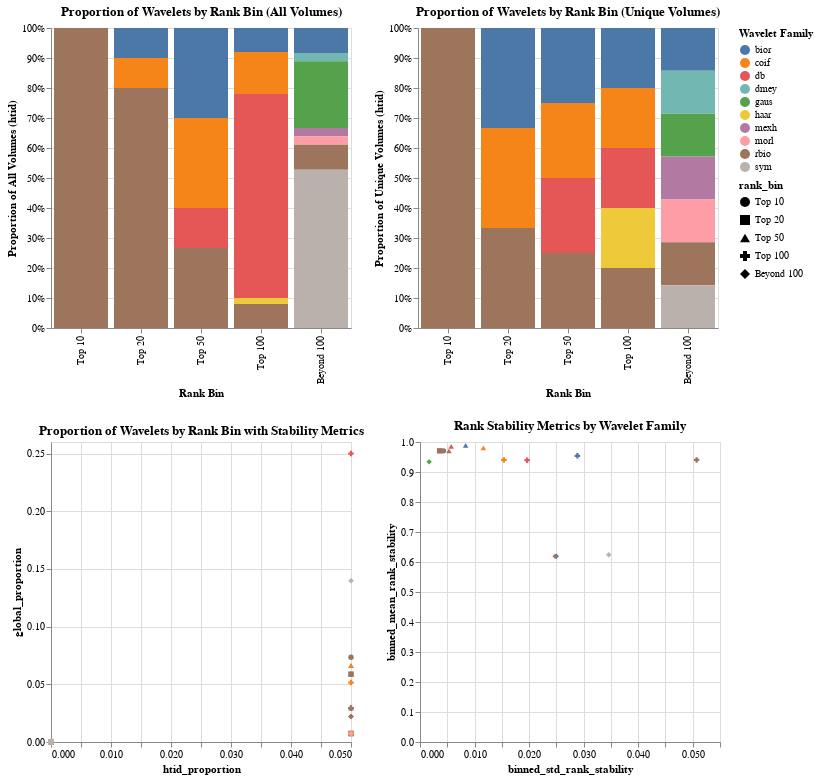

Here is the notebook cell this chart was saved with:
### Code cell
selection = alt.selection_multi(fields=['wavelet_family'], bind='legend')
# Create a bar chart to include rank stability metrics
global_chart = alt.Chart(rank_bin_summary).mark_bar().encode(
    x=alt.X('rank_bin:N', title='Rank Bin', sort=sort_order),
    y=alt.Y('global_proportion:Q', title='Proportion of All Volumes (htid)', stack='normalize'),
    color=alt.Color('wavelet_family:N', title='Wavelet Family', scale=alt.Scale(scheme='tableau10')),
    tooltip=[
        'wavelet_family',
        'rank_bin',
        'binned_count',
        'global_proportion',
        'binned_unique_htid',
        'htid_proportion',
        'binned_mean_rank_stability',
        'binned_std_rank_stability'
    ],
	opacity=alt.condition(selection, alt.value(1), alt.value(0.2))
).add_params(selection).properties(
    title='Proportion of Wavelets by Rank Bin (All Volumes)',
    width=300,
    height=300
)
global_chart

htid_chart = alt.Chart(rank_bin_summary).mark_bar().encode(
    x=alt.X('rank_bin:N', title='Rank Bin', sort=sort_order),
    y=alt.Y('htid_proportion:Q', title='Proportion of Unique Volumes (htid)', stack='normalize'),
    color=alt.Color('wavelet_family:N', title='Wavelet Family', scale=alt.Scale(scheme='tableau10')),
    tooltip=[
        'wavelet_family',
        'rank_bin',
        'binned_count',
        'global_proportion',
        'binned_unique_htid',
        'htid_proportion',
        'binned_mean_rank_stability',
        'binned_std_rank_stability'
    ],
	opacity=alt.condition(selection, alt.value(1), alt.value(0.2))
).add_params(selection).properties(
    title='Proportion of Wavelets by Rank Bin (Unique Volumes)',
    width=300,
    height=300
)

# Scatter plot for rank stability metrics
htid_global_chart = alt.Chart(rank_bin_summary).mark_point(filled=True).encode(
    x='htid_proportion:Q',
    y='global_proportion:Q',
    color='wavelet_family:N',
    tooltip=[
        'wavelet_family',
        'rank_bin',
        'binned_count',
        'global_proportion',
        'binned_unique_htid',
        'htid_proportion',
        'binned_mean_rank_stability',
        'binned_std_rank_stability'
    ],
    shape=alt.Shape('rank_bin:N', sort=sort_order),
	opacity=alt.condition(selection, alt.value(1), alt.value(0.2))
).add_params(selection).properties(
    title='Proportion of Wavelets by Rank Bin with Stability Metrics',
    width=300,
    height=300
)

stability_chart = alt.Chart(rank_bin_summary).mark_point(filled=True).encode(
	y='binned_mean_rank_stability:Q',
	x='binned_std_rank_stability:Q',
	color='wavelet_family:N',
	tooltip=[
		'wavelet_family',
        'rank_bin',
        'binned_count',
        'global_proportion',
        'binned_unique_htid',
        'htid_proportion',
        'binned_mean_rank_stability',
        'binned_std_rank_stability'
	],
	opacity=alt.condition(selection, alt.value(1), alt.value(0.2)),
	shape=alt.Shape('rank_bin:N', sort=sort_order)
).add_params(selection).properties(
	title='Rank Stability Metrics by Wavelet Family',
	width=300,
	height=300
)

# Combine charts
alt.vconcat(alt.hconcat(global_chart, htid_chart), alt.hconcat(htid_global_chart, stability_chart))

### Figure 1 — Vega-Lite specification as saved in the notebook (floating-point values rounded to 4 significant figures)
{"config": {"view": {"continuousWidth": 300, "continuousHeight": 300}}, "vconcat": [{"hconcat": [{"mark": {"type": "bar"}, "encoding": {"color": {"field": "wavelet_family", "scale": {"scheme": "tableau10"}, "title": "Wavelet Family", "type": "nominal"}, "opacity": {"condition": {"param": "param_7", "value": 1}, "value": 0.2}, "tooltip": [{"field": "wavelet_family", "type": "nominal"}, {"field": "rank_bin", "type": "ordinal"}, {"field": "binned_count", "type": "quantitative"}, {"field": "global_proportion", "type": "quantitative"}, {"field": "binned_unique_htid", "type": "quantitative"}, {"field": "htid_proportion", "type": "quantitative"}, {"field": "binned_mean_rank_stability", "type": "quantitative"}, {"field": "binned_std_rank_stability", "type": "quantitative"}], "x": {"field": "rank_bin", "sort": ["Top 10", "Top 20", "Top 50", "Top 100", "Beyond 100"], "title": "Rank Bin", "type": "nominal"}, "y": {"field": "global_proportion", "stack": "normalize", "title": "Proportion of All Volumes (htid)", "type": "quantitative"}}, "height": 300, "name": "view_9", "title": "Proportion of Wavelets by Rank Bin (All Volumes)", "width": 300}, {"mark": {"type": "bar"}, "encoding": {"color": {"field": "wavelet_family", "scale": {"scheme": "tableau10"}, "title": "Wavelet Family", "type": "nominal"}, "opacity": {"condition": {"param": "param_7", "value": 1}, "value": 0.2}, "tooltip": [{"field": "wavelet_family", "type": "nominal"}, {"field": "rank_bin", "type": "ordinal"}, {"field": "binned_count", "type": "quantitative"}, {"field": "global_proportion", "type": "quantitative"}, {"field": "binned_unique_htid", "type": "quantitative"}, {"field": "htid_proportion", "type": "quantitative"}, {"field": "binned_mean_rank_stability", "type": "quantitative"}, {"field": "binned_std_rank_stability", "type": "quantitative"}], "x": {"field": "rank_bin", "sort": ["Top 10", "Top 20", "Top 50", "Top 100", "Beyond 100"], "title": "Rank Bin", "type": "nominal"}, "y": {"field": "htid_proportion", "stack": "normalize", "title": "Proportion of Unique Volumes (htid)", "type": "quantitative"}}, "height": 300, "name": "view_10", "title": "Proportion of Wavelets by Rank Bin (Unique Volumes)", "width": 300}]}, {"hconcat": [{"mark": {"type": "point", "filled": true}, "encoding": {"color": {"field": "wavelet_family", "type": "nominal"}, "opacity": {"condition": {"param": "param_7", "value": 1}, "value": 0.2}, "shape": {"field": "rank_bin", "sort": ["Top 10", "Top 20", "Top 50", "Top 100", "Beyond 100"], "type": "nominal"}, "tooltip": [{"field": "wavelet_family", "type": "nominal"}, {"field": "rank_bin", "type": "ordinal"}, {"field": "binned_count", "type": "quantitative"}, {"field": "global_proportion", "type": "quantitative"}, {"field": "binned_unique_htid", "type": "quantitative"}, {"field": "htid_proportion", "type": "quantitative"}, {"field": "binned_mean_rank_stability", "type": "quantitative"}, {"field": "binned_std_rank_stability", "type": "quantitative"}], "x": {"field": "htid_proportion", "type": "quantitative"}, "y": {"field": "global_proportion", "type": "quantitative"}}, "height": 300, "name": "view_11", "title": "Proportion of Wavelets by Rank Bin with Stability Metrics", "width": 300}, {"mark": {"type": "point", "filled": true}, "encoding": {"color": {"field": "wavelet_family", "type": "nominal"}, "opacity": {"condition": {"param": "param_7", "value": 1}, "value": 0.2}, "shape": {"field": "rank_bin", "sort": ["Top 10", "Top 20", "Top 50", "Top 100", "Beyond 100"], "type": "nominal"}, "tooltip": [{"field": "wavelet_family", "type": "nominal"}, {"field": "rank_bin", "type": "ordinal"}, {"field": "binned_count", "type": "quantitative"}, {"field": "global_proportion", "type": "quantitative"}, {"field": "binned_unique_htid", "type": "quantitative"}, {"field": "htid_proportion", "type": "quantitative"}, {"field": "binned_mean_rank_stability", "type": "quantitative"}, {"field": "binned_std_rank_stability", "type": "quantitative"}], "x": {"field": "binned_std_rank_stability", "type": "quantitative"}, "y": {"field": "binned_mean_rank_stability", "type": "quantitative"}}, "height": 300, "name": "view_12", "title": "Rank Stability Metrics by Wavelet Family", "width": 300}]}], "data": {"name": "data-597a344e92689f41e26af9b9b0d62538"}, "params": [{"name": "param_7", "select": {"type": "point", "fields": ["wavelet_family"]}, "bind": "legend", "views": ["view_9", "view_10", "view_11", "view_12"]}], "$schema": "https://vega.github.io/schema/vega-lite/v5.8.0.json", "datasets": {"data-597a344e92689f41e26af9b9b0d62538": [{"wavelet_family": "bior", "rank_bin": "Top 10", "binned_count": 0, "binned_unique_htid": 0, "binned_mean_rank_stability": null, "binned_std_rank_stability": null, "global_proportion": 0.0, "htid_proportion": 0.0}, {"wavelet_family": "bior", "rank_bin": "Top 20", "binned_count": 1, "binned_unique_htid": 1, "binned_mean_rank_stability": 0.996, "binned_std_rank_stability": null, "global_proportion": 0.007353, "htid_proportion": 0.05}, {"wavelet_family": "bior", "rank_bin": "Top 50", "binned_count": 9, "binned_unique_htid": 1, "binned_mean_rank_stability": 0.9888, "binned_std_rank_stability": 0.008366, "global_proportion": 0.06618, "htid_proportion": 0.05}, {"wavelet_family": "bior", "rank_bin": "Top 100", "binned_count": 4, "binned_unique_htid": 1, "binned_mean_rank_stability": 0.9538, "binned_std_rank_stability": 0.02885, "global_proportion": 0.02941, "htid_proportion": 0.05}, {"wavelet_family": "bior", "rank_bin": "Beyond 100", "binned_count": 3, "binned_unique_htid": 1, "binned_mean_rank_stability": 0.6189, "binned_std_rank_stability": 0.02499, "global_proportion": 0.02206, "htid_proportion": 0.05}, {"wavelet_family": "coif", "rank_bin": "Top 10", "binned_count": 0, "binned_unique_htid": 0, "binned_mean_rank_stability": null, "binned_std_rank_stability": null, "global_proportion": 0.0, "htid_proportion": 0.0}, {"wavelet_family": "coif", "rank_bin": "Top 20", "binned_count": 1, "binned_unique_htid": 1, "binned_mean_rank_stability": 0.9942, "binned_std_rank_stability": null, "global_proportion": 0.007353, "htid_proportion": 0.05}, {"wavelet_family": "coif", "rank_bin": "Top 50", "binned_count": 9, "binned_unique_htid": 1, "binned_mean_rank_stability": 0.9801, "binned_std_rank_stability": 0.01162, "global_proportion": 0.06618, "htid_proportion": 0.05}, {"wavelet_family": "coif", "rank_bin": "Top 100", "binned_count": 7, "binned_unique_htid": 1, "binned_mean_rank_stability": 0.9403, "binned_std_rank_stability": 0.01538, "global_proportion": 0.05147, "htid_proportion": 0.05}, {"wavelet_family": "coif", "rank_bin": "Beyond 100", "binned_count": 0, "binned_unique_htid": 0, "binned_mean_rank_stability": null, "binned_std_rank_stability": null, "global_proportion": 0.0, "htid_proportion": 0.0}, {"wavelet_family": "db", "rank_bin": "Top 10", "binned_count": 0, "binned_unique_htid": 0, "binned_mean_rank_stability": null, "binned_std_rank_stability": null, "global_proportion": 0.0, "htid_proportion": 0.0}, {"wavelet_family": "db", "rank_bin": "Top 20", "binned_count": 0, "binned_unique_htid": 0, "binned_mean_rank_stability": null, "binned_std_rank_stability": null, "global_proportion": 0.0, "htid_proportion": 0.0}, {"wavelet_family": "db", "rank_bin": "Top 50", "binned_count": 4, "binned_unique_htid": 1, "binned_mean_rank_stability": 0.9851, "binned_std_rank_stability": 0.005719, "global_proportion": 0.02941, "htid_proportion": 0.05}, {"wavelet_family": "db", "rank_bin": "Top 100", "binned_count": 34, "binned_unique_htid": 1, "binned_mean_rank_stability": 0.9393, "binned_std_rank_stability": 0.01964, "global_proportion": 0.25, "htid_proportion": 0.05}, {"wavelet_family": "db", "rank_bin": "Beyond 100", "binned_count": 0, "binned_unique_htid": 0, "binned_mean_rank_stability": null, "binned_std_rank_stability": null, "global_proportion": 0.0, "htid_proportion": 0.0}, {"wavelet_family": "dmey", "rank_bin": "Top 10", "binned_count": 0, "binned_unique_htid": 0, "binned_mean_rank_stability": null, "binned_std_rank_stability": null, "global_proportion": 0.0, "htid_proportion": 0.0}, {"wavelet_family": "dmey", "rank_bin": "Top 20", "binned_count": 0, "binned_unique_htid": 0, "binned_mean_rank_stability": null, "binned_std_rank_stability": null, "global_proportion": 0.0, "htid_proportion": 0.0}, {"wavelet_family": "dmey", "rank_bin": "Top 50", "binned_count": 0, "binned_unique_htid": 0, "binned_mean_rank_stability": null, "binned_std_rank_stability": null, "global_proportion": 0.0, "htid_proportion": 0.0}, {"wavelet_family": "dmey", "rank_bin": "Top 100", "binned_count": 0, "binned_unique_htid": 0, "binned_mean_rank_stability": null, "binned_std_rank_stability": null, "global_proportion": 0.0, "htid_proportion": 0.0}, {"wavelet_family": "dmey", "rank_bin": "Beyond 100", "binned_count": 1, "binned_unique_htid": 1, "binned_mean_rank_stability": 0.5563, "binned_std_rank_stability": null, "global_proportion": 0.007353, "htid_proportion": 0.05}, {"wavelet_family": "gaus", "rank_bin": "Top 10", "binned_count": 0, "binned_unique_htid": 0, "binned_mean_rank_stability": null, "binned_std_rank_stability": null, "global_proportion": 0.0, "htid_proportion": 0.0}, {"wavelet_family": "gaus", "rank_bin": "Top 20", "binned_count": 0, "binned_unique_htid": 0, "binned_mean_rank_stability": null, "binned_std_rank_stability": null, "global_proportion": 0.0, "htid_proportion": 0.0}, {"wavelet_family": "gaus", "rank_bin": "Top 50", "binned_count": 0, "binned_unique_htid": 0, "binned_mean_rank_stability": null, "binned_std_rank_stability": null, "global_proportion": 0.0, "htid_proportion": 0.0}, {"wavelet_family": "gaus", "rank_bin": "Top 100", "binned_count": 0, "binned_unique_htid": 0, "binned_mean_rank_stability": null, "binned_std_rank_stability": null, "global_proportion": 0.0, "htid_proportion": 0.0}, {"wavelet_family": "gaus", "rank_bin": "Beyond 100", "binned_count": 8, "binned_unique_htid": 1, "binned_mean_rank_stability": 0.9338, "binned_std_rank_stability": 0.001671, "global_proportion": 0.05882, "htid_proportion": 0.05}, {"wavelet_family": "haar", "rank_bin": "Top 10", "binned_count": 0, "binned_unique_htid": 0, "binned_mean_rank_stability": null, "binned_std_rank_stability": null, "global_proportion": 0.0, "htid_proportion": 0.0}, {"wavelet_family": "haar", "rank_bin": "Top 20", "binned_count": 0, "binned_unique_htid": 0, "binned_mean_rank_stability": null, "binned_std_rank_stability": null, "global_proportion": 0.0, "htid_proportion": 0.0}, {"wavelet_family": "haar", "rank_bin": "Top 50", "binned_count": 0, "binned_unique_htid": 0, "binned_mean_rank_stability": null, "binned_std_rank_stability": null, "global_proportion": 0.0, "htid_proportion": 0.0}, {"wavelet_family": "haar", "rank_bin": "Top 100", "binned_count": 1, "binned_unique_htid": 1, "binned_mean_rank_stability": 0.964, "binned_std_rank_stability": null, "global_proportion": 0.007353, "htid_proportion": 0.05}, {"wavelet_family": "haar", "rank_bin": "Beyond 100", "binned_count": 0, "binned_unique_htid": 0, "binned_mean_rank_stability": null, "binned_std_rank_stability": null, "global_proportion": 0.0, "htid_proportion": 0.0}, {"wavelet_family": "mexh", "rank_bin": "Top 10", "binned_count": 0, "binned_unique_htid": 0, "binned_mean_rank_stability": null, "binned_std_rank_stability": null, "global_proportion": 0.0, "htid_proportion": 0.0}, {"wavelet_family": "mexh", "rank_bin": "Top 20", "binned_count": 0, "binned_unique_htid": 0, "binned_mean_rank_stability": null, "binned_std_rank_stability": null, "global_proportion": 0.0, "htid_proportion": 0.0}, {"wavelet_family": "mexh", "rank_bin": "Top 50", "binned_count": 0, "binned_unique_htid": 0, "binned_mean_rank_stability": null, "binned_std_rank_stability": null, "global_proportion": 0.0, "htid_proportion": 0.0}, {"wavelet_family": "mexh", "rank_bin": "Top 100", "binned_count": 0, "binned_unique_htid": 0, "binned_mean_rank_stability": null, "binned_std_rank_stability": null, "global_proportion": 0.0, "htid_proportion": 0.0}, {"wavelet_family": "mexh", "rank_bin": "Beyond 100", "binned_count": 1, "binned_unique_htid": 1, "binned_mean_rank_stability": 0.9349, "binned_std_rank_stability": null, "global_proportion": 0.007353, "htid_proportion": 0.05}, {"wavelet_family": "morl", "rank_bin": "Top 10", "binned_count": 0, "binned_unique_htid": 0, "binned_mean_rank_stability": null, "binned_std_rank_stability": null, "global_proportion": 0.0, "htid_proportion": 0.0}, {"wavelet_family": "morl", "rank_bin": "Top 20", "binned_count": 0, "binned_unique_htid": 0, "binned_mean_rank_stability": null, "binned_std_rank_stability": null, "global_proportion": 0.0, "htid_proportion": 0.0}, {"wavelet_family": "morl", "rank_bin": "Top 50", "binned_count": 0, "binned_unique_htid": 0, "binned_mean_rank_stability": null, "binned_std_rank_stability": null, "global_proportion": 0.0, "htid_proportion": 0.0}, {"wavelet_family": "morl", "rank_bin": "Top 100", "binned_count": 0, "binned_unique_htid": 0, "binned_mean_rank_stability": null, "binned_std_rank_stability": null, "global_proportion": 0.0, "htid_proportion": 0.0}, {"wavelet_family": "morl", "rank_bin": "Beyond 100", "binned_count": 1, "binned_unique_htid": 1, "binned_mean_rank_stability": 0.9356, "binned_std_rank_stability": null, "global_proportion": 0.007353, "htid_proportion": 0.05}, {"wavelet_family": "rbio", "rank_bin": "Top 10", "binned_count": 10, "binned_unique_htid": 1, "binned_mean_rank_stability": 0.9704, "binned_std_rank_stability": 0.004305, "global_proportion": 0.07353, "htid_proportion": 0.05}, {"wavelet_family": "rbio", "rank_bin": "Top 20", "binned_count": 8, "binned_unique_htid": 1, "binned_mean_rank_stability": 0.9705, "binned_std_rank_stability": 0.003609, "global_proportion": 0.05882, "htid_proportion": 0.05}, {"wavelet_family": "rbio", "rank_bin": "Top 50", "binned_count": 8, "binned_unique_htid": 1, "binned_mean_rank_stability": 0.9702, "binned_std_rank_stability": 0.005308, "global_proportion": 0.05882, "htid_proportion": 0.05}, {"wavelet_family": "rbio", "rank_bin": "Top 100", "binned_count": 4, "binned_unique_htid": 1, "binned_mean_rank_stability": 0.9402, "binned_std_rank_stability": 0.05071, "global_proportion": 0.02941, "htid_proportion": 0.05}, {"wavelet_family": "rbio", "rank_bin": "Beyond 100", "binned_count": 3, "binned_unique_htid": 1, "binned_mean_rank_stability": 0.6188, "binned_std_rank_stability": 0.02478, "global_proportion": 0.02206, "htid_proportion": 0.05}, {"wavelet_family": "sym", "rank_bin": "Top 10", "binned_count": 0, "binned_unique_htid": 0, "binned_mean_rank_stability": null, "binned_std_rank_stability": null, "global_proportion": 0.0, "htid_proportion": 0.0}, {"wavelet_family": "sym", "rank_bin": "Top 20", "binned_count": 0, "binned_unique_htid": 0, "binned_mean_rank_stability": null, "binned_std_rank_stability": null, "global_proportion": 0.0, "htid_proportion": 0.0}, {"wavelet_family": "sym", "rank_bin": "Top 50", "binned_count": 0, "binned_unique_htid": 0, "binned_mean_rank_stability": null, "binned_std_rank_stability": null, "global_proportion": 0.0, "htid_proportion": 0.0}, {"wavelet_family": "sym", "rank_bin": "Top 100", "binned_count": 0, "binned_unique_htid": 0, "binned_mean_rank_stability": null, "binned_std_rank_stability": null, "global_proportion": 0.0, "htid_proportion": 0.0}, {"wavelet_family": "sym", "rank_bin": "Beyond 100", "binned_count": 19, "binned_unique_htid": 1, "binned_mean_rank_stability": 0.6244, "binned_std_rank_stability": 0.03461, "global_proportion": 0.1397, "htid_proportion": 0.05}]}}
